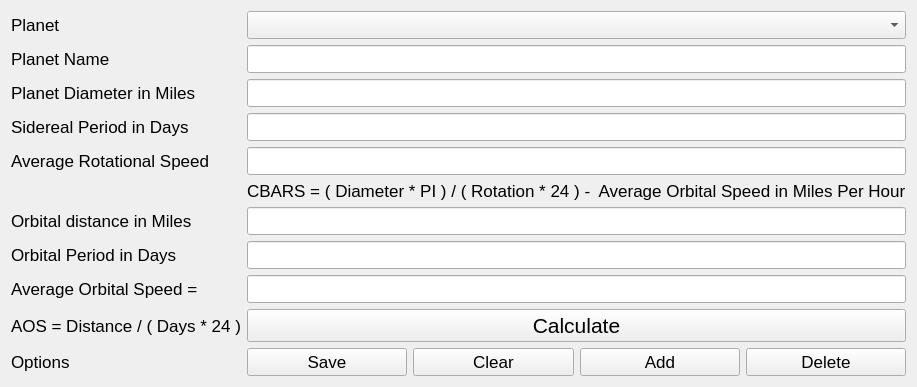
      <widget class="QWidget" name="tabPlanet">
       <attribute name="title">
        <string>Planet</string>
       </attribute>
       <layout class="QVBoxLayout" name="verticalLayout_6">
        <item>
         <layout class="QFormLayout" name="formLayoutPlanet">
          <item row="0" column="0">
           <widget class="QLabel" name="labelPlanetDropdown">
            <property name="font">
             <font>
              <pointsize>13</pointsize>
             </font>
            </property>
            <property name="text">
             <string>Planet</string>
            </property>
           </widget>
          </item>
          <item row="0" column="1">
           <widget class="QComboBox" name="comboBoxPlanet">
            <property name="font">
             <font>
              <pointsize>13</pointsize>
             </font>
            </property>
           </widget>
          </item>
          <item row="1" column="0">
           <widget class="QLabel" name="labelPlanetPlanetName">
            <property name="font">
             <font>
              <pointsize>13</pointsize>
             </font>
            </property>
            <property name="text">
             <string>Planet Name</string>
            </property>
           </widget>
          </item>
          <item row="1" column="1">
           <widget class="QLineEdit" name="lineEditPlanetPlanetName">
            <property name="font">
             <font>
              <pointsize>13</pointsize>
             </font>
            </property>
           </widget>
          </item>
          <item row="2" column="0">
           <widget class="QLabel" name="labelPlanetSize">
            <property name="font">
             <font>
              <pointsize>13</pointsize>
             </font>
            </property>
            <property name="text">
             <string>Planet Diameter in Miles</string>
            </property>
           </widget>
          </item>
          <item row="2" column="1">
           <widget class="QLineEdit" name="lineEditPlanetSize">
            <property name="font">
             <font>
              <pointsize>13</pointsize>
             </font>
            </property>
           </widget>
          </item>
          <item row="3" column="0">
           <widget class="QLabel" name="labelPlanetPeriod">
            <property name="font">
             <font>
              <pointsize>13</pointsize>
             </font>
            </property>
            <property name="text">
             <string>Sidereal Period in Days</string>
            </property>
           </widget>
          </item>
          <item row="3" column="1">
           <widget class="QLineEdit" name="lineEditPlanetSidereal">
            <property name="font">
             <font>
              <pointsize>13</pointsize>
             </font>
            </property>
           </widget>
          </item>
          <item row="4" column="0">
           <widget class="QLabel" name="labelPlanetRotational">
            <property name="font">
             <font>
              <pointsize>13</pointsize>
             </font>
            </property>
            <property name="text">
             <string>Average Rotational Speed</string>
            </property>
           </widget>
          </item>
          <item row="4" column="1">
           <widget class="QLineEdit" name="lineEditPlanetRotational">
            <property name="font">
             <font>
              <pointsize>13</pointsize>
             </font>
            </property>
           </widget>
          </item>
          <item row="5" column="0">
           <widget class="QLabel" name="labelPlanetCbars">
            <property name="font">
             <font>
              <pointsize>11</pointsize>
             </font>
            </property>
            <property name="text">
             <string/>
            </property>
           </widget>
          </item>
          <item row="5" column="1">
           <widget class="QLabel" name="labelPlanetTitle2">
            <property name="font">
             <font>
              <pointsize>13</pointsize>
             </font>
            </property>
            <property name="text">
             <string>CBARS = ( Diameter * PI ) / ( Rotation * 24 ) -  Average Orbital Speed in Miles Per Hour</string>
            </property>
           </widget>
          </item>
          <item row="6" column="0">
           <widget class="QLabel" name="labelPlanetOrbital">
            <property name="font">
             <font>
              <pointsize>13</pointsize>
             </font>
            </property>
            <property name="text">
             <string>Orbital distance in Miles</string>
            </property>
           </widget>
          </item>
          <item row="6" column="1">
           <widget class="QLineEdit" name="lineEditPlanetOrbitalDistance">
            <property name="font">
             <font>
              <pointsize>13</pointsize>
             </font>
            </property>
           </widget>
          </item>
          <item row="7" column="0">
           <widget class="QLabel" name="labelPlanetOPD">
            <property name="font">
             <font>
              <pointsize>13</pointsize>
             </font>
            </property>
            <property name="text">
             <string>Orbital Period in Days</string>
            </property>
           </widget>
          </item>
          <item row="7" column="1">
           <widget class="QLineEdit" name="lineEditPlanetOrbitalPeriod">
            <property name="font">
             <font>
              <pointsize>13</pointsize>
             </font>
            </property>
           </widget>
          </item>
          <item row="8" column="0">
           <widget class="QLabel" name="labelPlanetAOSLable">
            <property name="font">
             <font>
              <pointsize>13</pointsize>
             </font>
            </property>
            <property name="text">
             <string>Average Orbital Speed =</string>
            </property>
           </widget>
          </item>
          <item row="8" column="1">
           <widget class="QLineEdit" name="lineEditPlanetAOS">
            <property name="font">
             <font>
              <pointsize>13</pointsize>
             </font>
            </property>
           </widget>
          </item>
          <item row="9" column="0">
           <widget class="QLabel" name="labelPlanetAOSTile">
            <property name="font">
             <font>
              <pointsize>13</pointsize>
             </font>
            </property>
            <property name="text">
             <string>AOS = Distance / ( Days * 24 )</string>
            </property>
           </widget>
          </item>
          <item row="9" column="1">
           <widget class="QPushButton" name="pushButtonPlanetCalculate">
            <property name="font">
             <font>
              <pointsize>16</pointsize>
             </font>
            </property>
            <property name="text">
             <string>Calculate</string>
            </property>
           </widget>
          </item>
          <item row="10" column="0">
           <widget class="QLabel" name="labelPlanetOptions">
            <property name="font">
             <font>
              <pointsize>13</pointsize>
             </font>
            </property>
            <property name="text">
             <string>Options</string>
            </property>
           </widget>
          </item>
          <item row="10" column="1">
           <layout class="QHBoxLayout" name="horizontalLayoutPlanet">
            <item>
             <widget class="QPushButton" name="pushButtonPlanetSave">
              <property name="font">
               <font>
                <pointsize>13</pointsize>
               </font>
              </property>
              <property name="text">
               <string>Save</string>
              </property>
             </widget>
            </item>
            <item>
             <widget class="QPushButton" name="pushButtonPlanetClear">
              <property name="font">
               <font>
                <pointsize>13</pointsize>
               </font>
              </property>
              <property name="text">
               <string>Clear</string>
              </property>
             </widget>
            </item>
            <item>
             <widget class="QPushButton" name="pushButtonPlanetAdd">
              <property name="font">
               <font>
                <pointsize>13</pointsize>
               </font>
              </property>
              <property name="text">
               <string>Add</string>
              </property>
             </widget>
            </item>
            <item>
             <widget class="QPushButton" name="pushButtonPlanetDelete">
              <property name="font">
               <font>
                <pointsize>13</pointsize>
               </font>
              </property>
              <property name="text">
               <string>Delete</string>
              </property>
             </widget>
            </item>
           </layout>
          </item>
         </layout>
        </item>
       </layout>
      </widget>
